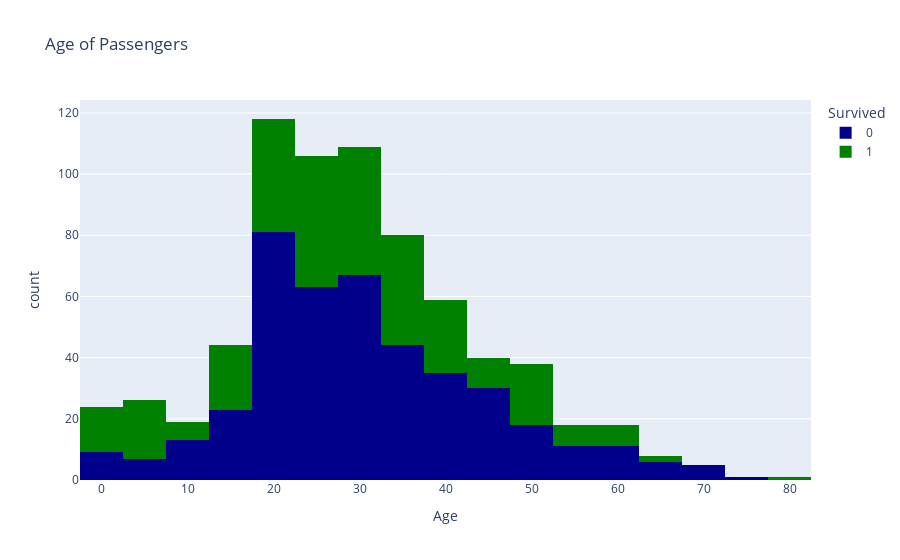

Notebook code cell kept with this figure:
### Code cell
# Create a histogram to display the distribution of passengers' ages. Use different colors for passengers who survived and did not survive.
fig = px.histogram(data, x='Age', nbins=20, color='Survived',color_discrete_sequence =['darkblue','green'], title='Age of Passengers ')
fig.show()c

### Figure 1 — Plotly figure (JSON) as saved in the notebook; plotly's stock layout.template omitted (floating-point values rounded to 4 significant figures; data arrays with more than 128 entries replaced by an {"elided": "..."} marker saying what was removed)
{"data": [{"alignmentgroup": "True", "bingroup": "x", "hovertemplate": "Survived=0<br>Age=%{x}<br>count=%{y}<extra></extra>", "legendgroup": "0", "marker": {"color": "darkblue", "pattern": {"shape": ""}}, "name": "0", "nbinsx": 20, "offsetgroup": "0", "orientation": "v", "showlegend": true, "type": "histogram", "x": {"elided": "549 float values"}, "xaxis": "x", "yaxis": "y"}, {"alignmentgroup": "True", "bingroup": "x", "hovertemplate": "Survived=1<br>Age=%{x}<br>count=%{y}<extra></extra>", "legendgroup": "1", "marker": {"color": "green", "pattern": {"shape": ""}}, "name": "1", "nbinsx": 20, "offsetgroup": "1", "orientation": "v", "showlegend": true, "type": "histogram", "x": {"elided": "342 float values"}, "xaxis": "x", "yaxis": "y"}], "layout": {"autosize": true, "barmode": "relative", "legend": {"title": {"text": "Survived"}, "tracegroupgap": 0}, "title": {"text": "Age of Passengers "}, "xaxis": {"anchor": "y", "autorange": true, "domain": [0, 1], "range": [-2.5, 82.5], "title": {"text": "Age"}, "type": "linear"}, "yaxis": {"anchor": "x", "autorange": true, "domain": [0, 1], "range": [0, 124.2], "title": {"text": "count"}}}}
